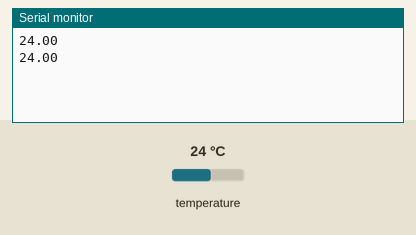
The sketch below on a simulated Arduino Uno, built with avr-gcc and run on an emulated ATmega328P. On the bench: the last lines printed to the serial monitor. The test bench sets the inputs (shaded band); at power-on: temperature 24 °C.

Above: at 2.3 s.
2.4 s: temperature set to 12 °C
At 2.4 s:
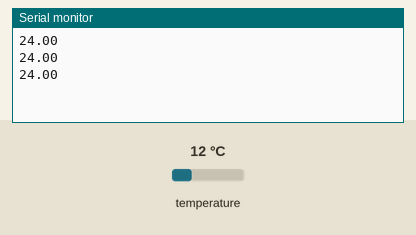
3.9 s: temperature set to 19 °C
At 3.9 s:
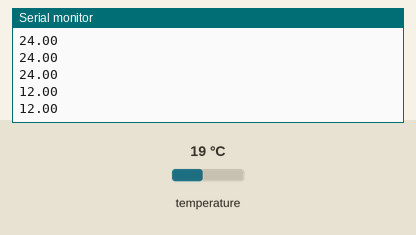
Timing chart, 0 to 6.9 s (numbered marks = the images above; inputs shaded):
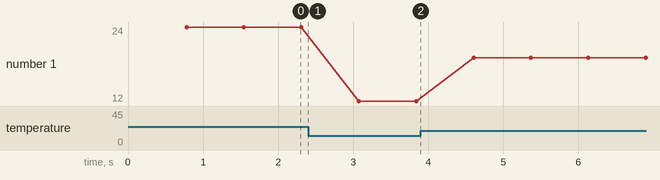

Measured:
- plotted number 1: 24 → 12 after the input at 2.4 s, 12 → 19 after the input at 3.9 s

The sketch:

25_senzor_ds18b20_seriova_komunikace.ino
```cpp
#include <OneWire.h>
#include <DallasTemperature.h>

// pin, kde bude senzor zapojený
#define pin 12
float data;
// nastavení komunikace senzoru přes pin
OneWire oneWire(pin);
// převedeme onewire do Dallasu
DallasTemperature sensors(&oneWire);

void setup(void)
{
  // nastavení rychlosti sériové komunikace
  Serial.begin(9600);
  // zapnutí senzoru
  sensors.begin();
}

void loop(void)
{
  // požádáme senzor o hodnotu teploty
  sensors.requestTemperatures();
 // Serial.print("Teplota je: ");
  // tento řádek je vysvětlený v článku
  data=sensors.getTempCByIndex(0);
  Serial.println(data);  // Serial.print(' ');
  //Serial.println(" stupnu Celsia");
 // delay(5000);
}
```
